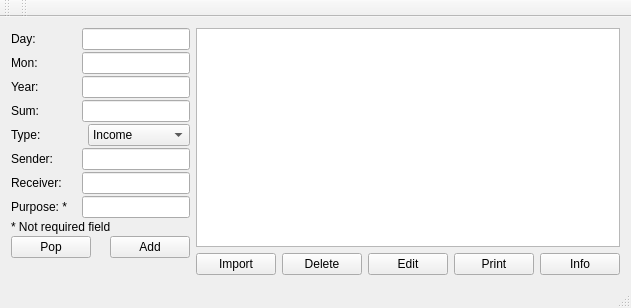
<?xml version="1.0" encoding="UTF-8"?>
<ui version="4.0">
 <class>MainWindow</class>
 <widget class="QMainWindow" name="MainWindow">
  <property name="geometry">
   <rect>
    <x>0</x>
    <y>0</y>
    <width>601</width>
    <height>308</height>
   </rect>
  </property>
  <property name="windowTitle">
   <string>MainWindow</string>
  </property>
  <widget class="QWidget" name="centralWidget">
   <layout class="QGridLayout" name="gridLayout_2">
    <item row="0" column="0">
     <layout class="QVBoxLayout" name="verticalLayout_3">
      <property name="spacing">
       <number>0</number>
      </property>
      <item>
       <layout class="QVBoxLayout" name="verticalLayout">
        <property name="spacing">
         <number>2</number>
        </property>
        <property name="sizeConstraint">
         <enum>QLayout::SetDefaultConstraint</enum>
        </property>
        <item>
         <layout class="QHBoxLayout" name="horizontalLayout">
          <item>
           <widget class="QLabel" name="label">
            <property name="text">
             <string>Day:</string>
            </property>
           </widget>
          </item>
          <item>
           <widget class="QLineEdit" name="lineEdit_Day">
            <property name="sizePolicy">
             <sizepolicy hsizetype="Fixed" vsizetype="Fixed">
              <horstretch>0</horstretch>
              <verstretch>0</verstretch>
             </sizepolicy>
            </property>
           </widget>
          </item>
         </layout>
        </item>
        <item>
         <layout class="QHBoxLayout" name="horizontalLayout_3">
          <item>
           <widget class="QLabel" name="label_2">
            <property name="text">
             <string>Mon:</string>
            </property>
           </widget>
          </item>
          <item>
           <widget class="QLineEdit" name="lineEdit_Mon">
            <property name="sizePolicy">
             <sizepolicy hsizetype="Fixed" vsizetype="Fixed">
              <horstretch>0</horstretch>
              <verstretch>0</verstretch>
             </sizepolicy>
            </property>
           </widget>
          </item>
         </layout>
        </item>
        <item>
         <layout class="QHBoxLayout" name="horizontalLayout_4">
          <item>
           <widget class="QLabel" name="label_3">
            <property name="text">
             <string>Year:</string>
            </property>
           </widget>
          </item>
          <item>
           <widget class="QLineEdit" name="lineEdit_Year">
            <property name="sizePolicy">
             <sizepolicy hsizetype="Fixed" vsizetype="Fixed">
              <horstretch>0</horstretch>
              <verstretch>0</verstretch>
             </sizepolicy>
            </property>
           </widget>
          </item>
         </layout>
        </item>
        <item>
         <layout class="QHBoxLayout" name="horizontalLayout_5">
          <item>
           <widget class="QLabel" name="label_5">
            <property name="text">
             <string>Sum:</string>
            </property>
           </widget>
          </item>
          <item>
           <widget class="QLineEdit" name="lineEdit_Sum">
            <property name="sizePolicy">
             <sizepolicy hsizetype="Fixed" vsizetype="Fixed">
              <horstretch>0</horstretch>
              <verstretch>0</verstretch>
             </sizepolicy>
            </property>
           </widget>
          </item>
         </layout>
        </item>
        <item>
         <layout class="QHBoxLayout" name="horizontalLayout_6">
          <item>
           <widget class="QLabel" name="label_4">
            <property name="text">
             <string>Type:</string>
            </property>
           </widget>
          </item>
          <item>
           <widget class="QComboBox" name="comboBox_Type">
            <property name="sizePolicy">
             <sizepolicy hsizetype="Fixed" vsizetype="Fixed">
              <horstretch>0</horstretch>
              <verstretch>0</verstretch>
             </sizepolicy>
            </property>
            <item>
             <property name="text">
              <string>Income</string>
             </property>
            </item>
            <item>
             <property name="text">
              <string>Consumption</string>
             </property>
            </item>
           </widget>
          </item>
         </layout>
        </item>
        <item>
         <layout class="QHBoxLayout" name="horizontalLayout_7">
          <item>
           <widget class="QLabel" name="label_6">
            <property name="text">
             <string>Sender:</string>
            </property>
           </widget>
          </item>
          <item>
           <widget class="QLineEdit" name="lineEdit_Sender">
            <property name="sizePolicy">
             <sizepolicy hsizetype="Fixed" vsizetype="Fixed">
              <horstretch>0</horstretch>
              <verstretch>0</verstretch>
             </sizepolicy>
            </property>
           </widget>
          </item>
         </layout>
        </item>
        <item>
         <layout class="QHBoxLayout" name="horizontalLayout_8">
          <item>
           <widget class="QLabel" name="label_7">
            <property name="text">
             <string>Receiver:</string>
            </property>
           </widget>
          </item>
          <item>
           <widget class="QLineEdit" name="lineEdit_Receiver">
            <property name="sizePolicy">
             <sizepolicy hsizetype="Fixed" vsizetype="Fixed">
              <horstretch>0</horstretch>
              <verstretch>0</verstretch>
             </sizepolicy>
            </property>
           </widget>
          </item>
         </layout>
        </item>
        <item>
         <layout class="QHBoxLayout" name="horizontalLayout_11">
          <item>
           <widget class="QLabel" name="label_9">
            <property name="text">
             <string>Purpose: *</string>
            </property>
           </widget>
          </item>
          <item>
           <widget class="QLineEdit" name="lineEdit_Purpose">
            <property name="sizePolicy">
             <sizepolicy hsizetype="Fixed" vsizetype="Fixed">
              <horstretch>0</horstretch>
              <verstretch>0</verstretch>
             </sizepolicy>
            </property>
           </widget>
          </item>
         </layout>
        </item>
        <item>
         <widget class="QLabel" name="label_10">
          <property name="text">
           <string>* Not required field</string>
          </property>
         </widget>
        </item>
        <item>
         <layout class="QHBoxLayout" name="horizontalLayout_9">
          <item>
           <widget class="QPushButton" name="pushButton_Pop">
            <property name="text">
             <string>Pop</string>
            </property>
           </widget>
          </item>
          <item>
           <widget class="QLabel" name="label_8">
            <property name="text">
             <string/>
            </property>
           </widget>
          </item>
          <item>
           <widget class="QPushButton" name="pushButton_Add">
            <property name="text">
             <string>Add</string>
            </property>
           </widget>
          </item>
         </layout>
        </item>
       </layout>
      </item>
      <item>
       <spacer name="verticalSpacer">
        <property name="orientation">
         <enum>Qt::Vertical</enum>
        </property>
        <property name="sizeHint" stdset="0">
         <size>
          <width>169</width>
          <height>13</height>
         </size>
        </property>
       </spacer>
      </item>
     </layout>
    </item>
    <item row="0" column="1">
     <layout class="QVBoxLayout" name="verticalLayout_2">
      <item>
       <widget class="QTableWidget" name="tableWidget">
        <attribute name="horizontalHeaderDefaultSectionSize">
         <number>70</number>
        </attribute>
        <attribute name="horizontalHeaderMinimumSectionSize">
         <number>70</number>
        </attribute>
        <attribute name="horizontalHeaderShowSortIndicator" stdset="0">
         <bool>false</bool>
        </attribute>
        <attribute name="horizontalHeaderStretchLastSection">
         <bool>true</bool>
        </attribute>
       </widget>
      </item>
      <item>
       <layout class="QGridLayout" name="gridLayout">
        <item row="0" column="1">
         <widget class="QPushButton" name="pushButton_Del">
          <property name="text">
           <string>Delete</string>
          </property>
         </widget>
        </item>
        <item row="0" column="2">
         <widget class="QPushButton" name="pushButton_Edit">
          <property name="text">
           <string>Edit</string>
          </property>
         </widget>
        </item>
        <item row="0" column="3">
         <widget class="QPushButton" name="pushButton_Print">
          <property name="text">
           <string>Print</string>
          </property>
         </widget>
        </item>
        <item row="0" column="4">
         <widget class="QPushButton" name="pushButton_Info">
          <property name="text">
           <string>Info</string>
          </property>
         </widget>
        </item>
        <item row="0" column="0">
         <widget class="QPushButton" name="pushButton_Import">
          <property name="text">
           <string>Import</string>
          </property>
         </widget>
        </item>
       </layout>
      </item>
     </layout>
    </item>
   </layout>
  </widget>
  <widget class="QMenuBar" name="menuBar">
   <property name="geometry">
    <rect>
     <x>0</x>
     <y>0</y>
     <width>601</width>
     <height>20</height>
    </rect>
   </property>
  </widget>
  <widget class="QToolBar" name="mainToolBar">
   <attribute name="toolBarArea">
    <enum>TopToolBarArea</enum>
   </attribute>
   <attribute name="toolBarBreak">
    <bool>false</bool>
   </attribute>
  </widget>
  <widget class="QStatusBar" name="statusBar"/>
  <widget class="QToolBar" name="toolBar">
   <property name="windowTitle">
    <string>toolBar</string>
   </property>
   <attribute name="toolBarArea">
    <enum>TopToolBarArea</enum>
   </attribute>
   <attribute name="toolBarBreak">
    <bool>false</bool>
   </attribute>
  </widget>
 </widget>
 <layoutdefault spacing="6" margin="11"/>
 <resources/>
 <connections/>
</ui>
